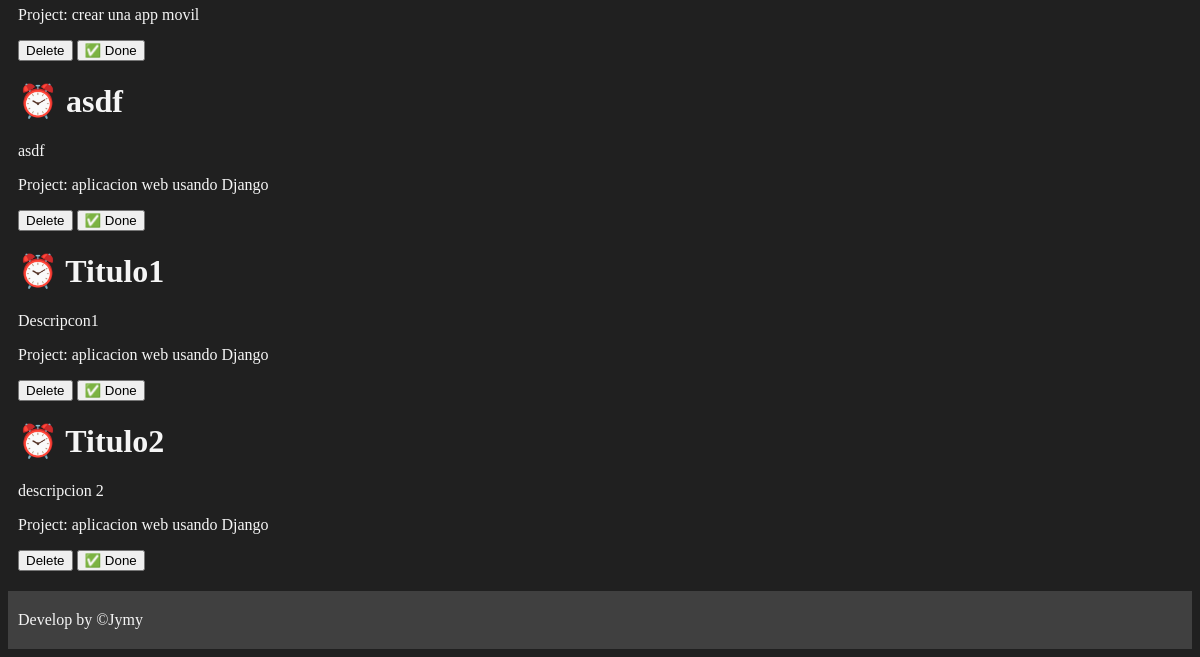
/tasks/ (lower part), run on an earlier commit of the app's database.
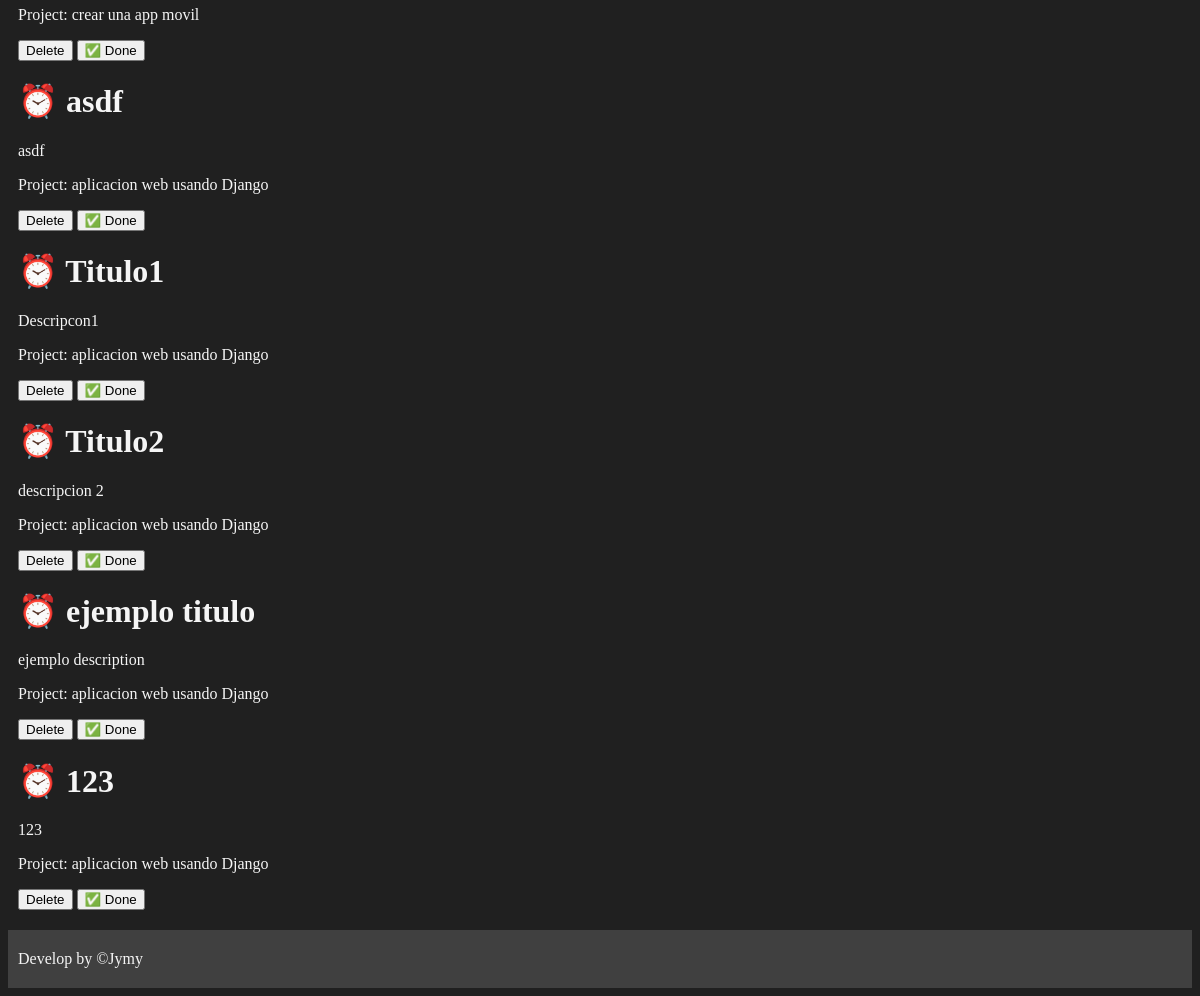
And on a later commit of the database.
### myapp/models.py (models this page shows, shortened)
class Task(models.Model):
    title= models.CharField(max_length=200)
    description = models.TextField()
    project = models.ForeignKey(Project, on_delete=models.CASCADE)
    done = models.BooleanField(default=False)

class Project(models.Model):
    name = models.CharField(max_length=200)

### myapp/views.py (the view)
# urls.py: path('tasks/', views.task, name="tasks"),
def task(reqest):
    tasks = Task.objects.all()
    return render(reqest, 'tasks/tasks.html', {
        'tasks': tasks
    })

### myapp/templates/tasks/tasks.html (shortened to what this page needs)
{% extends 'layouts/base.html' %}
{% block content %}
{% for task in tasks %}
<div>
    <h1> {% if task.done == False %} ⏰ {% else %} ✅ {% endif %} {{task.title}}</h1>
    <p>{{task.description}}</p>
    <p>Project: {{task.project.name}}</p>
    <button>Delete</button>
    <button>✅ Done</button>
</div>
{% endfor %}
{% endblock %}

What changed in the data, as far as the page shows it:
added Task: title "ejemplo titulo", description "ejemplo description", project.name "aplicacion web usando Django"
added Task: title "123", description "123", project.name "aplicacion web usando Django"
